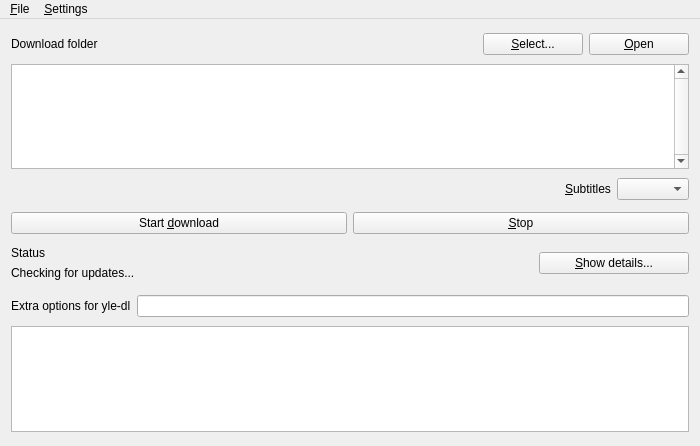
<?xml version="1.0" encoding="UTF-8"?>
<ui version="4.0">
 <class>MainWindow</class>
 <widget class="QMainWindow" name="MainWindow">
  <property name="geometry">
   <rect>
    <x>0</x>
    <y>0</y>
    <width>700</width>
    <height>446</height>
   </rect>
  </property>
  <property name="windowTitle">
   <string>YLE Areena downloader</string>
  </property>
  <widget class="QWidget" name="centralWidget">
   <layout class="QVBoxLayout" name="verticalLayout">
    <item>
     <spacer name="horizontalSpacer">
      <property name="orientation">
       <enum>Qt::Horizontal</enum>
      </property>
      <property name="sizeHint" stdset="0">
       <size>
        <width>600</width>
        <height>0</height>
       </size>
      </property>
     </spacer>
    </item>
    <item>
     <widget class="QWidget" name="destDirWidget" native="true">
      <property name="sizePolicy">
       <sizepolicy hsizetype="Preferred" vsizetype="Fixed">
        <horstretch>0</horstretch>
        <verstretch>0</verstretch>
       </sizepolicy>
      </property>
      <layout class="QHBoxLayout" name="horizontalLayout">
       <property name="leftMargin">
        <number>0</number>
       </property>
       <property name="topMargin">
        <number>3</number>
       </property>
       <property name="rightMargin">
        <number>0</number>
       </property>
       <property name="bottomMargin">
        <number>3</number>
       </property>
       <item>
        <widget class="QLabel" name="destDirLabel">
         <property name="sizePolicy">
          <sizepolicy hsizetype="Preferred" vsizetype="Expanding">
           <horstretch>0</horstretch>
           <verstretch>0</verstretch>
          </sizepolicy>
         </property>
         <property name="text">
          <string>Download folder</string>
         </property>
        </widget>
       </item>
       <item>
        <widget class="QPushButton" name="destDirButton">
         <property name="maximumSize">
          <size>
           <width>100</width>
           <height>16777215</height>
          </size>
         </property>
         <property name="toolTip">
          <string>Select download folder</string>
         </property>
         <property name="text">
          <string>&amp;Select...</string>
         </property>
        </widget>
       </item>
       <item>
        <widget class="QPushButton" name="openDownloadFolderPushButton">
         <property name="maximumSize">
          <size>
           <width>100</width>
           <height>16777215</height>
          </size>
         </property>
         <property name="toolTip">
          <string>Open download folder in file manager</string>
         </property>
         <property name="text">
          <string>&amp;Open</string>
         </property>
        </widget>
       </item>
      </layout>
     </widget>
    </item>
    <item>
     <widget class="VideoTableView" name="videoTableView">
      <property name="sizePolicy">
       <sizepolicy hsizetype="Expanding" vsizetype="Expanding">
        <horstretch>0</horstretch>
        <verstretch>0</verstretch>
       </sizepolicy>
      </property>
      <property name="minimumSize">
       <size>
        <width>0</width>
        <height>100</height>
       </size>
      </property>
      <property name="verticalScrollBarPolicy">
       <enum>Qt::ScrollBarAlwaysOn</enum>
      </property>
      <property name="horizontalScrollBarPolicy">
       <enum>Qt::ScrollBarAlwaysOff</enum>
      </property>
      <attribute name="verticalHeaderVisible">
       <bool>false</bool>
      </attribute>
      <attribute name="verticalHeaderHighlightSections">
       <bool>false</bool>
      </attribute>
     </widget>
    </item>
    <item>
     <widget class="QWidget" name="subtitlesWidget" native="true">
      <layout class="QHBoxLayout" name="horizontalLayout_6">
       <property name="leftMargin">
        <number>0</number>
       </property>
       <property name="topMargin">
        <number>3</number>
       </property>
       <property name="rightMargin">
        <number>0</number>
       </property>
       <property name="bottomMargin">
        <number>3</number>
       </property>
       <item>
        <spacer name="horizontalSpacer_2">
         <property name="orientation">
          <enum>Qt::Horizontal</enum>
         </property>
         <property name="sizeHint" stdset="0">
          <size>
           <width>486</width>
           <height>20</height>
          </size>
         </property>
        </spacer>
       </item>
       <item>
        <widget class="QLabel" name="subtitlesLabel">
         <property name="text">
          <string>&amp;Subtitles</string>
         </property>
         <property name="buddy">
          <cstring>subtitlesComboBox</cstring>
         </property>
        </widget>
       </item>
       <item>
        <widget class="QComboBox" name="subtitlesComboBox"/>
       </item>
      </layout>
     </widget>
    </item>
    <item>
     <widget class="QWidget" name="downloadWidget" native="true">
      <layout class="QHBoxLayout" name="horizontalLayout_3">
       <property name="leftMargin">
        <number>0</number>
       </property>
       <property name="topMargin">
        <number>3</number>
       </property>
       <property name="rightMargin">
        <number>0</number>
       </property>
       <property name="bottomMargin">
        <number>3</number>
       </property>
       <item>
        <widget class="QPushButton" name="downloadButton">
         <property name="text">
          <string>Start &amp;download</string>
         </property>
        </widget>
       </item>
       <item>
        <widget class="QPushButton" name="stopButton">
         <property name="text">
          <string>&amp;Stop</string>
         </property>
        </widget>
       </item>
      </layout>
     </widget>
    </item>
    <item>
     <widget class="QWidget" name="statusWidget" native="true">
      <layout class="QHBoxLayout" name="horizontalLayout_4">
       <property name="leftMargin">
        <number>0</number>
       </property>
       <property name="topMargin">
        <number>3</number>
       </property>
       <property name="rightMargin">
        <number>0</number>
       </property>
       <property name="bottomMargin">
        <number>3</number>
       </property>
       <item>
        <layout class="QVBoxLayout" name="statusLabelsLayout">
         <item>
          <widget class="QLabel" name="statusLabel">
           <property name="text">
            <string>Status</string>
           </property>
          </widget>
         </item>
         <item>
          <widget class="QLabel" name="updateLabel">
           <property name="text">
            <string>Checking for updates...</string>
           </property>
           <property name="textFormat">
            <enum>Qt::RichText</enum>
           </property>
          </widget>
         </item>
        </layout>
       </item>
       <item>
        <widget class="QPushButton" name="detailsButton">
         <property name="enabled">
          <bool>true</bool>
         </property>
         <property name="maximumSize">
          <size>
           <width>150</width>
           <height>16777215</height>
          </size>
         </property>
         <property name="text">
          <string>&amp;Show details...</string>
         </property>
         <property name="checkable">
          <bool>true</bool>
         </property>
         <property name="checked">
          <bool>false</bool>
         </property>
         <property name="flat">
          <bool>false</bool>
         </property>
        </widget>
       </item>
      </layout>
     </widget>
    </item>
    <item>
     <widget class="QWidget" name="detailsWidget" native="true">
      <layout class="QVBoxLayout" name="verticalLayout_2">
       <property name="leftMargin">
        <number>0</number>
       </property>
       <property name="topMargin">
        <number>3</number>
       </property>
       <property name="rightMargin">
        <number>0</number>
       </property>
       <property name="bottomMargin">
        <number>3</number>
       </property>
       <item>
        <layout class="QHBoxLayout" name="extraOptionsWidget">
         <property name="leftMargin">
          <number>0</number>
         </property>
         <property name="topMargin">
          <number>3</number>
         </property>
         <property name="rightMargin">
          <number>0</number>
         </property>
         <property name="bottomMargin">
          <number>3</number>
         </property>
         <item>
          <widget class="QLabel" name="yleDlExtraOptionsLabel">
           <property name="text">
            <string>Extra options for yle-dl</string>
           </property>
          </widget>
         </item>
         <item>
          <widget class="QLineEdit" name="yleDlExtraOptionsLineEdit">
           <property name="sizePolicy">
            <sizepolicy hsizetype="Expanding" vsizetype="Preferred">
             <horstretch>0</horstretch>
             <verstretch>0</verstretch>
            </sizepolicy>
           </property>
          </widget>
         </item>
        </layout>
       </item>
       <item>
        <widget class="QPlainTextEdit" name="detailsTextEdit">
         <property name="minimumSize">
          <size>
           <width>0</width>
           <height>100</height>
          </size>
         </property>
         <property name="readOnly">
          <bool>true</bool>
         </property>
        </widget>
       </item>
      </layout>
     </widget>
    </item>
   </layout>
  </widget>
  <widget class="QMenuBar" name="menuBar">
   <property name="geometry">
    <rect>
     <x>0</x>
     <y>0</y>
     <width>700</width>
     <height>20</height>
    </rect>
   </property>
   <widget class="QMenu" name="menuFile">
    <property name="title">
     <string>&amp;File</string>
    </property>
    <addaction name="actionQuit"/>
   </widget>
   <widget class="QMenu" name="menuSettings">
    <property name="title">
     <string>&amp;Settings</string>
    </property>
    <widget class="QMenu" name="menuLanguage">
     <property name="title">
      <string>&amp;Language</string>
     </property>
     <addaction name="actionFinnish"/>
     <addaction name="actionEnglish"/>
    </widget>
    <addaction name="menuLanguage"/>
   </widget>
   <addaction name="menuFile"/>
   <addaction name="menuSettings"/>
  </widget>
  <action name="actionQuit">
   <property name="text">
    <string>&amp;Quit</string>
   </property>
   <property name="shortcut">
    <string>Ctrl+Q</string>
   </property>
   <property name="shortcutContext">
    <enum>Qt::WindowShortcut</enum>
   </property>
  </action>
  <action name="actionFinnish">
   <property name="checkable">
    <bool>true</bool>
   </property>
   <property name="text">
    <string>&amp;Finnish</string>
   </property>
  </action>
  <action name="actionEnglish">
   <property name="checkable">
    <bool>true</bool>
   </property>
   <property name="text">
    <string>&amp;English</string>
   </property>
  </action>
  <action name="action_Language">
   <property name="text">
    <string>&amp;Language</string>
   </property>
  </action>
 </widget>
 <layoutdefault spacing="6" margin="11"/>
 <customwidgets>
  <customwidget>
   <class>VideoTableView</class>
   <extends>QTableView</extends>
   <header>VideoTableView.h</header>
  </customwidget>
 </customwidgets>
 <resources/>
 <connections/>
</ui>
